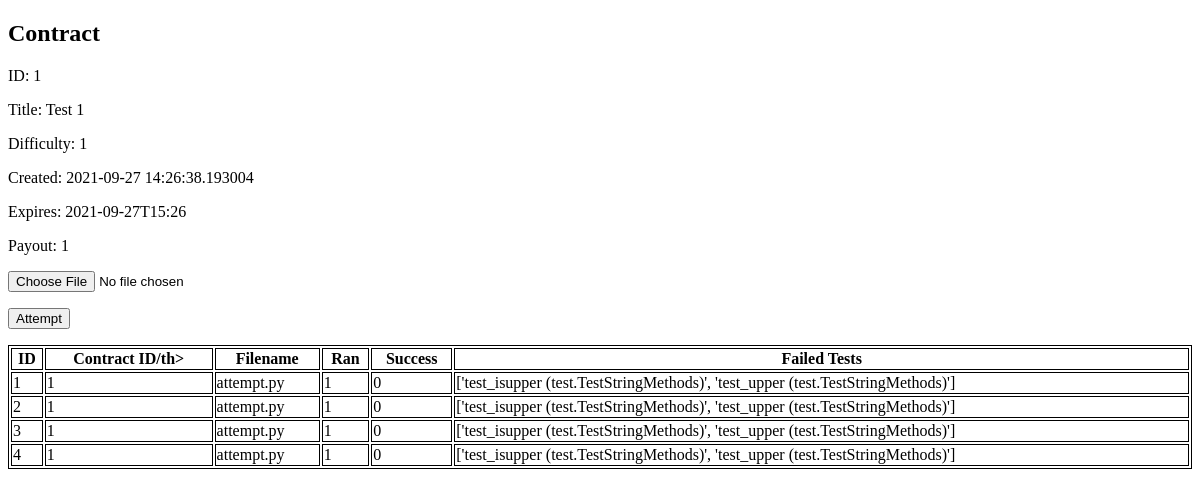
Page /table/1 on the earlier database version.
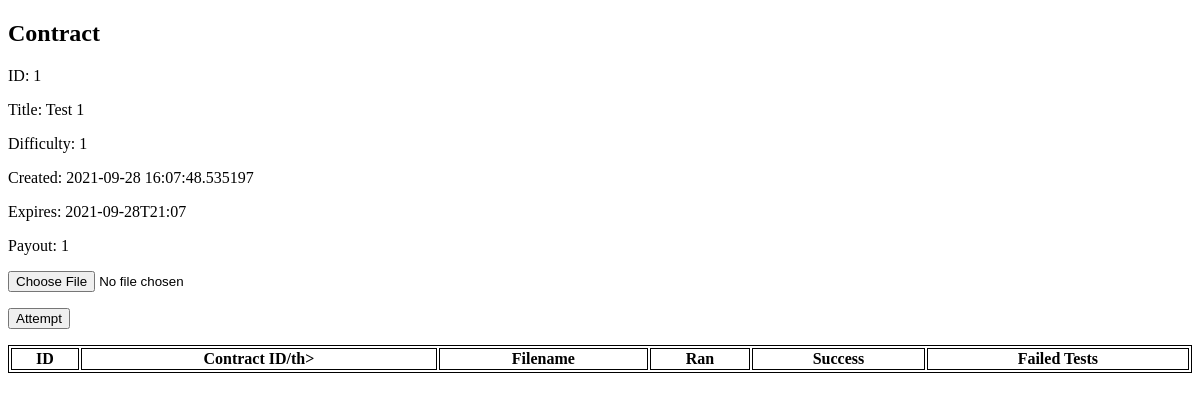
Same page on the later database version.
### tables this page shows
CREATE TABLE contracts (
    id INTEGER PRIMARY KEY AUTOINCREMENT,
    title TEXT NOT NULL,
    descript TEXT,
    difficulty INTEGER NOT NULL,
    creation_date DATETIME NOT NULL,
    expiration_date DATETIME NOT NULL,
    payout INTEGER NOT NULL,
    test_filename TEXT NOT NULL
);

CREATE TABLE attempts (
    id INTEGER PRIMARY KEY AUTOINCREMENT,
    contract_id INTEGER NOT NULL,
    attempt_filename TEXT NOT NULL,
    ran BOOLEAN,
    success BOOLEAN,
    failed_tests TEXT
);

### flaskw/__init__.py (the view)
    @app.route('/table/<int:id>', methods=('GET', 'POST'))
    def viewContract(id):
        return form.show_contract_view(id, request)

### flaskw/db.py (called while the page is built)
def get_db():
    if 'db' not in g:
        g.db = sqlite3.connect(
            current_app.config['DATABASE'],
            detect_types=sqlite3.PARSE_DECLTYPES
        )
        g.db.row_factory = sqlite3.Row
    return g.db

def get_contract(id):
    db = get_db()
    return db.execute(
        'SELECT * from contracts WHERE id = ?', (id, )
    ).fetchone()

def get_contracts_attempts(contract_id):
    db = get_db()
    attempts = db.execute(
        'SELECT * FROM attempts WHERE contract_id = ?',
        (contract_id, )
    )
    ret = list()
    for attempt in attempts:
        ret.append(list(attempt))
    return ret

### flaskw/form.py (called while the page is built, shortened)
def show_contract_view(contract_id, request):
    return render_template('contractView.html',
                           contract=db.get_contract(contract_id),
                           attempts=db.get_contracts_attempts(contract_id))

### flaskw/templates/contractView.html (shortened to what this page needs)
<!DOCTYPE html>
<html>
<body>
<h2>Contract</h2>
<p>ID: {{ contract[0] }}</p>
<p>Title: {{ contract[1] }}</p>
<p>Difficulty: {{ contract[3] }}</p>
<p>Created: {{ contract[4] }}</p>
<p>Expires: {{ contract[5] }}</p>
<p>Payout: {{ contract[6] }}</p>
<form method="post" enctype="multipart/form-data">
  <p><input type="file" name="file"></p>
  <p><input type="submit" value="Attempt"></p>
</form>
<table style="width:100%">
  <tr>
    <th>ID</th>
    <th>Contract ID/th>
    <th>Filename</th>
    <th>Ran</th>
    <th>Success</th>
    <th>Failed Tests</th>
  </tr>
{% for attempt in attempts %}
  <tr>
    <td>{{ attempt[0] }}</td>
    <td>{{ attempt[1] }}</td>
    <td>{{ attempt[2] }}</td>
    <td>{{ attempt[3] }}</td>
    <td>{{ attempt[4] }}</td>
    <td>{{ attempt[5] }}</td>
  </tr>
{% endfor %}
</table>
</body>
</html>

### flaskw/templates/contractView.html (style rules this page uses)
table, th, td { border:1px solid black; }

Differences in the rows shown:
removed attempts: id "1", contract "1", attempt_filename "attempt.py", ran "1", success "0", failed_tests "['test_isupper (test.TestStringMethods)', 'test_upper (test.TestStringMethods)']"
removed attempts: id "2", contract "1", attempt_filename "attempt.py", ran "1", success "0", failed_tests "['test_isupper (test.TestStringMethods)', 'test_upper (test.TestStringMethods)']"
removed attempts: id "3", contract "1", attempt_filename "attempt.py", ran "1", success "0", failed_tests "['test_isupper (test.TestStringMethods)', 'test_upper (test.TestStringMethods)']"
removed attempts: id "4", contract "1", attempt_filename "attempt.py", ran "1", success "0", failed_tests "['test_isupper (test.TestStringMethods)', 'test_upper (test.TestStringMethods)']"
changed contracts "Test 1": creation_date "2021-09-27 14:26:38.193004" → "2021-09-28 16:07:48.535197"; expiration_date "2021-09-27T15:26" → "2021-09-28T21:07"
